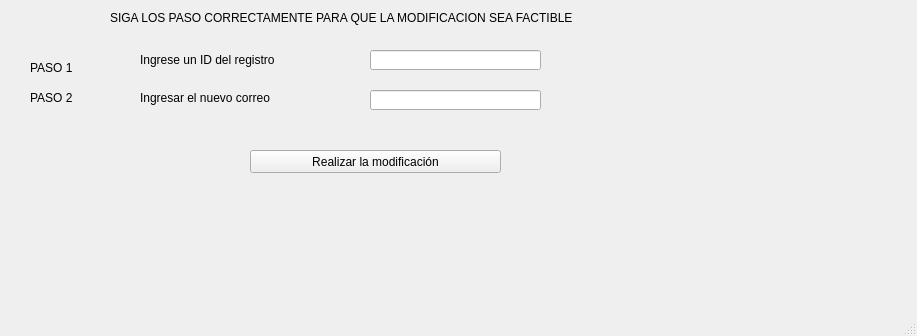
<?xml version="1.0" encoding="UTF-8"?>
<ui version="4.0">
 <class>MainWindow</class>
 <widget class="QMainWindow" name="MainWindow">
  <property name="geometry">
   <rect>
    <x>0</x>
    <y>0</y>
    <width>917</width>
    <height>336</height>
   </rect>
  </property>
  <property name="windowTitle">
   <string>MainWindow</string>
  </property>
  <property name="styleSheet">
   <string notr="true">font: 8pt &quot;Arial Rounded MT Bold&quot;;</string>
  </property>
  <widget class="QWidget" name="centralwidget">
   <widget class="QLabel" name="label">
    <property name="geometry">
     <rect>
      <x>140</x>
      <y>50</y>
      <width>221</width>
      <height>20</height>
     </rect>
    </property>
    <property name="text">
     <string>Ingrese un ID del registro</string>
    </property>
   </widget>
   <widget class="QLineEdit" name="txtID">
    <property name="geometry">
     <rect>
      <x>370</x>
      <y>50</y>
      <width>171</width>
      <height>20</height>
     </rect>
    </property>
   </widget>
   <widget class="QLabel" name="label_2">
    <property name="geometry">
     <rect>
      <x>140</x>
      <y>90</y>
      <width>221</width>
      <height>16</height>
     </rect>
    </property>
    <property name="text">
     <string>Ingresar el nuevo correo</string>
    </property>
   </widget>
   <widget class="QLabel" name="label_3">
    <property name="geometry">
     <rect>
      <x>110</x>
      <y>10</y>
      <width>611</width>
      <height>16</height>
     </rect>
    </property>
    <property name="text">
     <string>SIGA LOS PASO CORRECTAMENTE PARA QUE LA MODIFICACION SEA FACTIBLE</string>
    </property>
   </widget>
   <widget class="QLineEdit" name="txtNuevoCorreo">
    <property name="geometry">
     <rect>
      <x>370</x>
      <y>90</y>
      <width>171</width>
      <height>20</height>
     </rect>
    </property>
   </widget>
   <widget class="QPushButton" name="btnModificar">
    <property name="geometry">
     <rect>
      <x>250</x>
      <y>150</y>
      <width>251</width>
      <height>23</height>
     </rect>
    </property>
    <property name="text">
     <string>Realizar la modificación</string>
    </property>
   </widget>
   <widget class="QLabel" name="label_4">
    <property name="geometry">
     <rect>
      <x>30</x>
      <y>60</y>
      <width>91</width>
      <height>16</height>
     </rect>
    </property>
    <property name="text">
     <string>PASO 1</string>
    </property>
   </widget>
   <widget class="QLabel" name="label_5">
    <property name="geometry">
     <rect>
      <x>30</x>
      <y>90</y>
      <width>91</width>
      <height>16</height>
     </rect>
    </property>
    <property name="text">
     <string>PASO 2</string>
    </property>
   </widget>
  </widget>
  <widget class="QMenuBar" name="menubar">
   <property name="geometry">
    <rect>
     <x>0</x>
     <y>0</y>
     <width>917</width>
     <height>18</height>
    </rect>
   </property>
  </widget>
  <widget class="QStatusBar" name="statusbar"/>
 </widget>
 <resources/>
 <connections/>
</ui>
